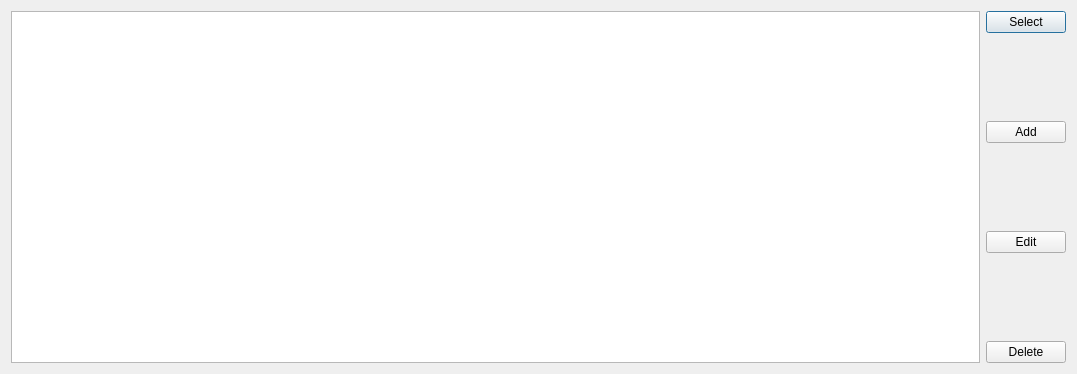
<?xml version="1.0" encoding="UTF-8"?>
<ui version="4.0">
 <class>Form</class>
 <widget class="QWidget" name="Form">
  <property name="geometry">
   <rect>
    <x>0</x>
    <y>0</y>
    <width>1077</width>
    <height>374</height>
   </rect>
  </property>
  <property name="windowTitle">
   <string>Tube selection</string>
  </property>
  <layout class="QVBoxLayout" name="verticalLayout_2">
   <item>
    <layout class="QHBoxLayout" name="horizontalLayout">
     <item>
      <widget class="QTableWidget" name="Tubes_table">
       <property name="selectionMode">
        <enum>QAbstractItemView::SingleSelection</enum>
       </property>
      </widget>
     </item>
     <item>
      <layout class="QVBoxLayout" name="verticalLayout">
       <item>
        <widget class="QPushButton" name="Select_button">
         <property name="toolTip">
          <string>Select this component</string>
         </property>
         <property name="text">
          <string>Select</string>
         </property>
         <property name="default">
          <bool>true</bool>
         </property>
        </widget>
       </item>
       <item>
        <spacer name="verticalSpacer_4">
         <property name="orientation">
          <enum>Qt::Vertical</enum>
         </property>
         <property name="sizeHint" stdset="0">
          <size>
           <width>17</width>
           <height>13</height>
          </size>
         </property>
        </spacer>
       </item>
       <item>
        <widget class="QPushButton" name="Add_button">
         <property name="toolTip">
          <string>Add new Component</string>
         </property>
         <property name="text">
          <string>Add</string>
         </property>
        </widget>
       </item>
       <item>
        <spacer name="verticalSpacer">
         <property name="orientation">
          <enum>Qt::Vertical</enum>
         </property>
         <property name="sizeHint" stdset="0">
          <size>
           <width>17</width>
           <height>13</height>
          </size>
         </property>
        </spacer>
       </item>
       <item>
        <widget class="QPushButton" name="Edit_button">
         <property name="toolTip">
          <string>Edit this component</string>
         </property>
         <property name="text">
          <string>Edit</string>
         </property>
        </widget>
       </item>
       <item>
        <spacer name="verticalSpacer_6">
         <property name="orientation">
          <enum>Qt::Vertical</enum>
         </property>
         <property name="sizeHint" stdset="0">
          <size>
           <width>17</width>
           <height>13</height>
          </size>
         </property>
        </spacer>
       </item>
       <item>
        <widget class="QPushButton" name="Delete_button">
         <property name="toolTip">
          <string>delete this component</string>
         </property>
         <property name="text">
          <string>Delete</string>
         </property>
        </widget>
       </item>
      </layout>
     </item>
    </layout>
   </item>
  </layout>
 </widget>
 <resources/>
 <connections/>
</ui>
